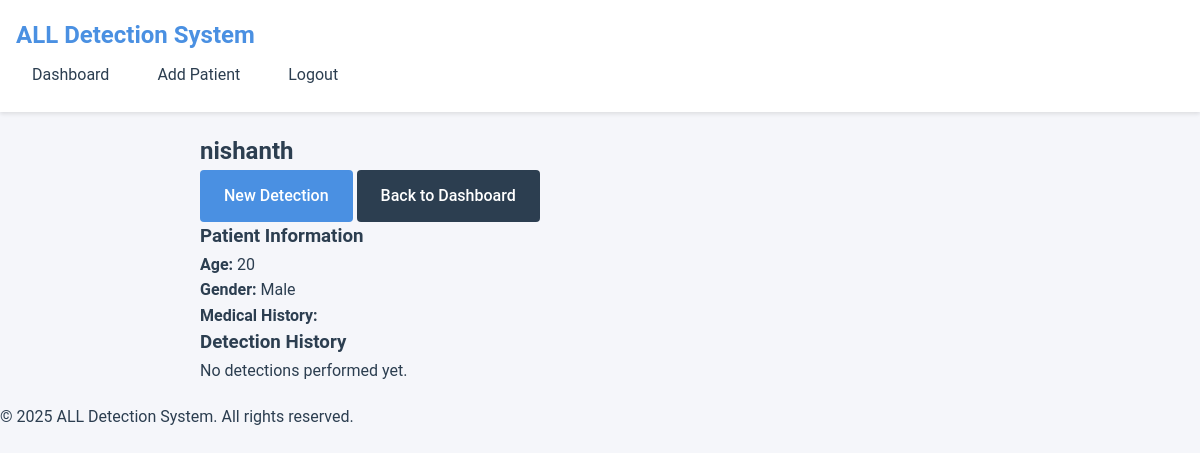
The page /patient/10/ (signed in) on the database its author committed.
### detection_app/models.py (models this page shows, shortened)
class Patient(models.Model):
    user = models.ForeignKey(User, on_delete=models.CASCADE)
    name = models.CharField(max_length=100)
    age = models.IntegerField()
    gender = models.CharField(max_length=10, choices=[
        ('M', 'Male'),
        ('F', 'Female'),
        ('O', 'Other')
    ])
    medical_history = models.TextField(blank=True)
    created_at = models.DateTimeField(default=timezone.now)
    wbc_count = models.FloatField(null=True, blank=True, help_text="White blood cell count (K/µL)")
    blast_percentage = models.FloatField(null=True, blank=True, help_text="Blast percentage (%)")
    hemoglobin = models.FloatField(null=True, blank=True, help_text="Hemoglobin (g/dL)")
    platelets = models.FloatField(null=True, blank=True, help_text="Platelet count (K/µL)")
    cytogenetics = models.CharField(max_length=100, blank=True, help_text="Cytogenetic risk (e.g., t(9;22), normal, etc.)")
    risk_category = models.CharField(max_length=20, choices=[
        ('STANDARD', 'Standard Risk'),
        ('HIGH', 'High Risk'),
        ('UNKNOWN', 'Unknown')
    ], default='UNKNOWN', blank=True)

### detection_app/views.py (the view)
# urls.py: path('patient/<int:pk>/', views.patient_detail, name='patient_detail'),
@login_required
def patient_detail(request, pk):
    patient = get_object_or_404(Patient, pk=pk, user=request.user)
    detections = patient.detections.all()
    return render(request, 'detection_app/patient_detail.html', {
        'patient': patient,
        'detections': detections
    })

### templates/detection_app/patient_detail.html (shortened to what this page needs)
{% extends 'base.html' %}
{% load custom_filters %}
{% block content %}
<div class="container">
    <div class="patient-detail-container">
        <div class="patient-header">
            <h2>{{ patient.name }}</h2>
            <div class="patient-actions">
                <a href="{% url 'detect_leukemia' patient.id %}" class="btn btn-primary">New Detection</a>
                <a href="{% url 'dashboard' %}" class="btn btn-secondary">Back to Dashboard</a>
            </div>
        </div>
        <div class="patient-info">
            <div class="info-card">
                <h3>Patient Information</h3>
                <p><strong>Age:</strong> {{ patient.age }}</p>
                <p><strong>Gender:</strong> {{ patient.get_gender_display }}</p>
                <p><strong>Medical History:</strong></p>
            </div>
        </div>
        <div class="detection-history">
            <h3>Detection History</h3>
            {% if detections %}
                <div class="detection-list">
                    {% for detection in detections %}
                        <div class="detection-card">
                            <div class="detection-image">
                                <img src="{{ detection.image.url }}" alt="Blood Smear Image">
                            </div>
                            <div class="detection-info">
                                <p class="detection-date">{{ detection.date_detected|date:"F d, Y H:i" }}</p>
                                <p class="detection-result {{ detection.detection_result|lower }}">
                                    Result: {{ detection.detection_result }}
                                </p>
                                <p class="risk-level {{ detection.risk_level|lower }}">
                                    Risk Level: {{ detection.risk_level }}
                                </p>
                                {% if detection.leukemia_type %}
                                    <p class="fab-classification">
                                        <strong>Leukemia Type:</strong>
                                        {% if detection.leukemia_type == 'ALL' %}
                                            Acute Lymphoblastic Leukemia (ALL)
                                        {% elif detection.leukemia_type == 'AML' %}
                                            Acute Myeloid Leukemia (AML)
                                        {% elif detection.leukemia_type == 'CLL' %}
                                            Chronic Lymphocytic Leukemia (CLL)
                                        {% elif detection.leukemia_type == 'CML' %}
                                            Chronic Myeloid Leukemia (CML)
                                        {% elif detection.leukemia_type == 'NORMAL' %}
                                            Normal/Healthy
                                        {% else %}
                                            {{ detection.leukemia_type }}
                                        {% endif %}
                                    </p>
                                {% endif %}
                                {% if detection.all_fab_classification %}
                                    <p class="fab-subtype">
                                        <strong>ALL FAB Classification:</strong> {{ detection.all_fab_classification }}
                                        {% if detection.all_fab_classification == 'L1' %}
                                            (Small uniform cells)
                                        {% elif detection.all_fab_classification == 'L2' %}
                                            (Large heterogeneous cells)
                                        {% elif detection.all_fab_classification == 'L3' %}
                                            (Large, heavily vacuolated cells - Burkitt-like)
                                        {% endif %}
                                    </p>
                                {% endif %}
                                {% if detection.aml_fab_classification %}
                                    <p class="fab-subtype">
                                        <strong>AML FAB Classification:</strong> {{ detection.aml_fab_classification }}
                                        {% if detection.aml_fab_classification == 'M0' %}
                                            (Undifferentiated AML)
                                        {% elif detection.aml_fab_classification == 'M1' %}
                                            (AML with minimal differentiation)
                                        {% elif detection.aml_fab_classification == 'M2' %}
                                            (AML with differentiation)
                                        {% elif detection.aml_fab_classification == 'M3' %}
                                            (Acute Promyelocytic Leukemia - APL)
                                        {% elif detection.aml_fab_classification == 'M4' %}
                                            (Acute Myelomonocytic Leukemia)
                                        {% elif detection.aml_fab_classification == 'M5' %}
                                            (Acute Monocytic Leukemia)
                                        {% elif detection.aml_fab_classification == 'M6' %}
                                            (Acute Erythroid Leukemia)
                                        {% elif detection.aml_fab_classification == 'M7' %}
                                            (Acute Megakaryocytic Leukemia)
                                        {% endif %}
                                    </p>
                                {% endif %}
                                {% if detection.report_generated %}
                                    <a href="{% url 'download_report' detection.id %}" class="btn btn-success btn-sm">
                                        Download Report
                                    </a>
                                {% else %}
                                    <a href="{% url 'generate_report' detection.id %}" class="btn btn-primary btn-sm">
                                        Generate Report
                                    </a>
                                {% endif %}
                            </div>
                        </div>
                    {% endfor %}
                </div>
            {% else %}
                <p class="no-detections">No detections performed yet.</p>
            {% endif %}
        </div>
    </div>
</div>
{% endblock %}

### static/css/style.css (style rules this page uses)
:root { --primary-color: #4a90e2; --secondary-color: #2c3e50; --success-color: #27ae60; --danger-color: #e74c3c; --warning-color: #f39c12; --text-color: #2c3e50; --background-color: #f5f6fa; --card-background: #ffffff; }
* { margin: 0; padding: 0; box-sizing: border-box; }
body { font-family: 'Roboto', sans-serif; line-height: 1.6; color: var(--text-color); background-color: var(--background-color); }
.container { max-width: 1200px; margin: 0 auto; padding: 20px; }
.btn { display: inline-block; padding: 0.8rem 1.5rem; border-radius: 4px; text-decoration: none; font-weight: 500; cursor: pointer; transition: transform 0.3s, box-shadow 0.3s; }
.btn-primary { background-color: var(--primary-color); color: white; border: none; }
.btn-secondary { background-color: var(--secondary-color); color: white; border: none; }
.patient-detail-container { max-width: 800px; margin: 0 auto; }

### rows shown on the page
Patient: name "nishanth", age "20", gender "Male"
